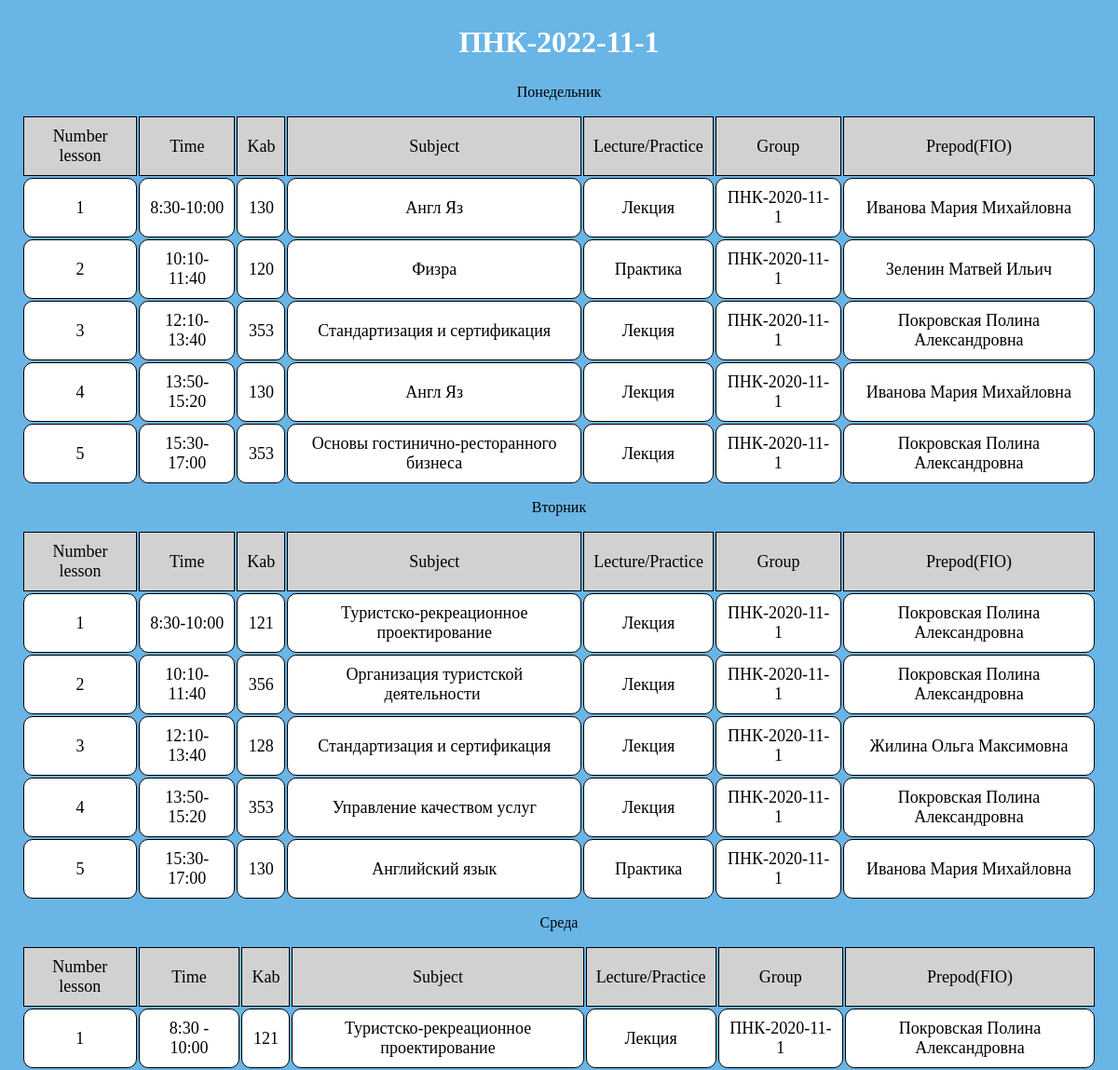
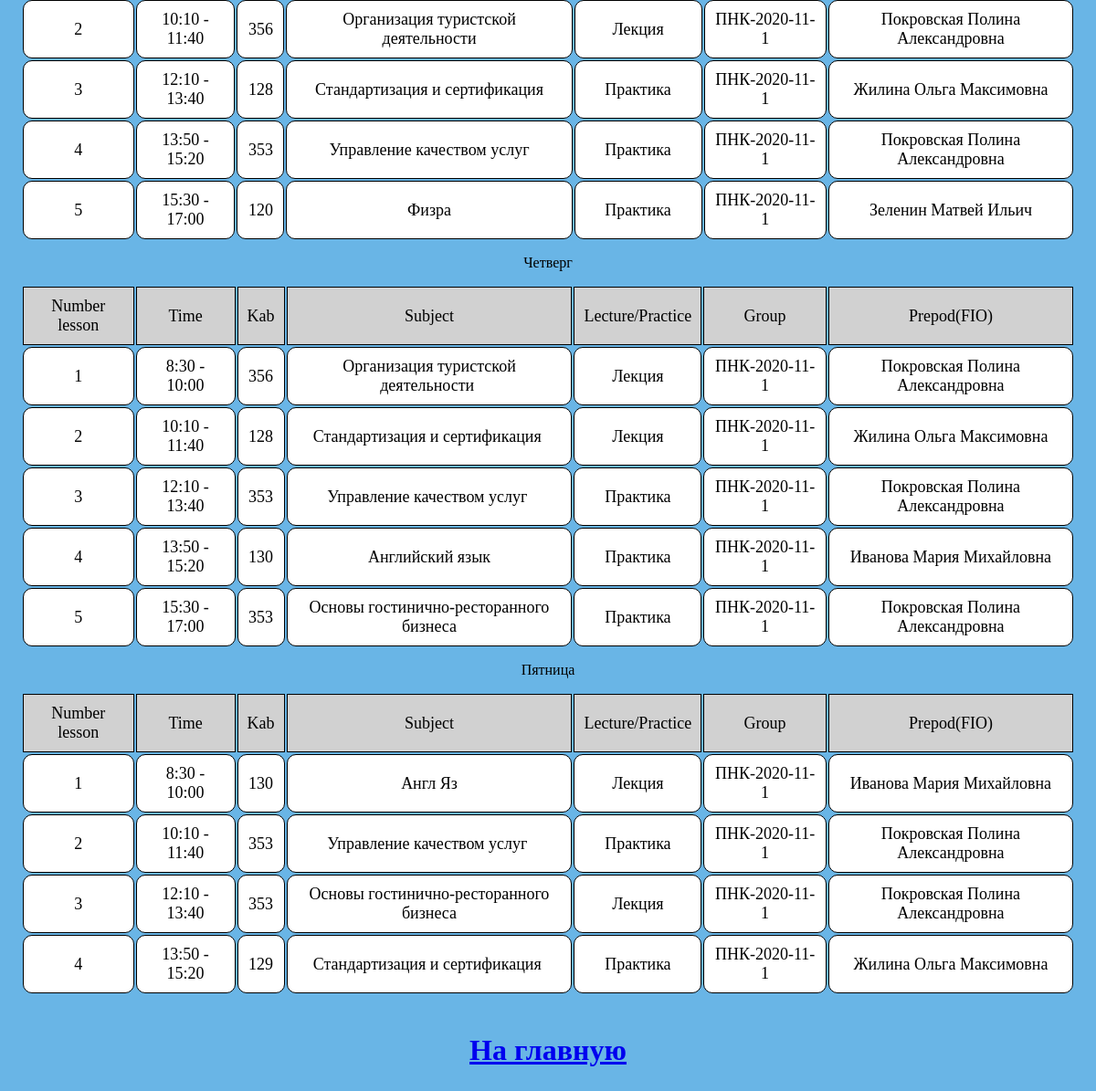
Page /pnk_2020_11_1.php on the committed database (2 pictures, top to bottom).
### tables this page shows
CREATE TABLE `class_pnk_2020_11_1` (
  `Number lesson` int(11) NOT NULL,
  `Day of week` varchar(120) NOT NULL,
  `Time` varchar(50) NOT NULL,
  `Kab` varchar(20) NOT NULL,
  `Subject` varchar(100) NOT NULL,
  `Lecture/Practice` varchar(20) NOT NULL,
  `Group` varchar(50) NOT NULL,
  `Prepod(FIO)` varchar(120) NOT NULL
);

### pnk_2020_11_1.php (the view, shortened to what this page needs)
<?php
    $db = mysqli_connect("localhost", "root", "", "Raspisanie") or die("Error!");
    $query1 = mysqli_query($db, "SELECT * FROM class_pnk_2020_11_1 WHERE `Day of week` = 'Понедельник'");
	$query2 = mysqli_query($db, "SELECT * FROM class_pnk_2020_11_1 WHERE `Day of week` = 'Вторник'");
	$query3 = mysqli_query($db, "SELECT * FROM class_pnk_2020_11_1 WHERE `Day of week` = 'Среда'");
	$query4 = mysqli_query($db, "SELECT * FROM class_pnk_2020_11_1 WHERE `Day of week` = 'Четверг'");
	$query5 = mysqli_query($db, "SELECT * FROM class_pnk_2020_11_1 WHERE `Day of week` = 'Пятница'");
?>
<!DOCTYPE html>
<html lang="en">
<head>
</head>
<body>
    <section>
        <h1>ПНК-2022-11-1</h1>
		<center>
        <caption>Понедельник</caption>
		<center>
		<table>
            <tr>
				<th>Number lesson</th>
				<th>Time</th>
				<th>Kab</th>
				<th>Subject</th>
				<th>Lecture/Practice</th>
				<th>Group</th>
				<th>Prepod(FIO)</th>
            </tr>
            <?php
                while ($data = $query1->fetch_assoc())
                {
                    echo "<tr>";
                    echo "
                    <td>".$data['Number lesson']."</td>
                    <td>".$data['Time']."</td>
                    <td>".$data['Kab']."</td>
                    <td>".$data['Subject']."</td>
                    <td>".$data['Lecture/Practice']."</td>
                    <td>".$data['Group']."</td>
                    <td>".$data['Prepod(FIO)']."</td>
                    ";
                    echo "</tr>";
                }
            ?>
        </table>
		<center>
        <caption>Вторник</caption>
		<center>
		<table>
            <tr>
				<th>Number lesson</th>
				<th>Time</th>
				<th>Kab</th>
				<th>Subject</th>
				<th>Lecture/Practice</th>
				<th>Group</th>
				<th>Prepod(FIO)</th>
            </tr>
            <?php
                while ($data = $query2->fetch_assoc())
                {
                    echo "<tr>";
                    echo "
                    <td>".$data['Number lesson']."</td>
                    <td>".$data['Time']."</td>
                    <td>".$data['Kab']."</td>
                    <td>".$data['Subject']."</td>
                    <td>".$data['Lecture/Practice']."</td>
                    <td>".$data['Group']."</td>
                    <td>".$data['Prepod(FIO)']."</td>
                    ";
                    echo "</tr>";
                }
            ?>
        </table>
		<center>
        <caption>Среда</caption>
		<center>
		<table>
            <tr>
				<th>Number lesson</th>
				<th>Time</th>
				<th>Kab</th>
				<th>Subject</th>
				<th>Lecture/Practice</th>
				<th>Group</th>
				<th>Prepod(FIO)</th>
            </tr>
            <?php
                while ($data = $query3->fetch_assoc())
                {
                    echo "<tr>";
                    echo "
                    <td>".$data['Number lesson']."</td>
                    <td>".$data['Time']."</td>
                    <td>".$data['Kab']."</td>
                    <td>".$data['Subject']."</td>
                    <td>".$data['Lecture/Practice']."</td>
                    <td>".$data['Group']."</td>
                    <td>".$data['Prepod(FIO)']."</td>
                    ";
                    echo "</tr>";
                }
            ?>
        </table>
		<center>
        <caption>Четверг</caption>
		<center>
		<table>
            <tr>
				<th>Number lesson</th>
				<th>Time</th>
				<th>Kab</th>
				<th>Subject</th>
				<th>Lecture/Practice</th>
				<th>Group</th>
				<th>Prepod(FIO)</th>
            </tr>
            <?php
                while ($data = $query4->fetch_assoc())
                {
                    echo "<tr>";
                    echo "
                    <td>".$data['Number lesson']."</td>
                    <td>".$data['Time']."</td>
                    <td>".$data['Kab']."</td>
                    <td>".$data['Subject']."</td>
                    <td>".$data['Lecture/Practice']."</td>
                    <td>".$data['Group']."</td>
                    <td>".$data['Prepod(FIO)']."</td>
                    ";
                    echo "</tr>";
                }
            ?>
        </table>
		<center>
        <caption>Пятница</caption>
		<center>
		<table>
            <tr>
				<th>Number lesson</th>
				<th>Time</th>
				<th>Kab</th>
				<th>Subject</th>
				<th>Lecture/Practice</th>
				<th>Group</th>
				<th>Prepod(FIO)</th>
            </tr>
            <?php
                while ($data = $query5->fetch_assoc())
                {
                    echo "<tr>";
                    echo "
                    <td>".$data['Number lesson']."</td>
                    <td>".$data['Time']."</td>
                    <td>".$data['Kab']."</td>
                    <td>".$data['Subject']."</td>
                    <td>".$data['Lecture/Practice']."</td>
                    <td>".$data['Group']."</td>
                    <td>".$data['Prepod(FIO)']."</td>
                    ";
                    echo "</tr>";
                }
            ?>
        </table>
        <h1><a href="/">На главную</a></h1>
    </section>
</body>
</html>

### pnk_2020_11_1.php (style rules this page uses)
body { background-color:#69b5e6 }
table { margin: 0 auto; font-size: large; margin: 100px 10; padding: 15px; }
h1 { text-align: center; color: #ffff; font-size: xx-large; font-family: 'Gill Sans', 'Gill Sans MT', ' Calibri', 'Trebuchet MS', 'sans-serif'; }
th { font-weight: bold; border: 1px solid black; padding: 10px; text-align: center; font-weight: lighter; background-color: #d1d1d1; border: 1px solid black; }
td { font-weight: bold; border: 1px solid black; padding: 10px; text-align: center; font-weight: lighter; background-color: #ffff; border-radius: 10px; border: 1px solid black; }

### rows in the picture
class_pnk_2020_11_1: Number lesson "1", Time "8:30-10:00", Kab "130", Subject "Англ Яз", value "Лекция", Group "ПНК-2020-11-1", value "Иванова Мария Михайловна"
class_pnk_2020_11_1: Number lesson "2", Time "10:10-11:40", Kab "120", Subject "Физра", value "Практика", Group "ПНК-2020-11-1", value "Зеленин Матвей Ильич"
class_pnk_2020_11_1: Number lesson "3", Time "12:10-13:40", Kab "353", Subject "Стандартизация и сертификация", value "Лекция", Group "ПНК-2020-11-1", value "Покровская Полина Александровна"
class_pnk_2020_11_1: Number lesson "4", Time "13:50-15:20", Kab "130", Subject "Англ Яз", value "Лекция", Group "ПНК-2020-11-1", value "Иванова Мария Михайловна"
class_pnk_2020_11_1: Number lesson "5", Time "15:30-17:00", Kab "353", Subject "Основы гостинично-ресторанного бизнеса", value "Лекция", Group "ПНК-2020-11-1", value "Покровская Полина Александровна"
class_pnk_2020_11_1: Number lesson "1", Time "8:30-10:00", Kab "121", Subject "Туристско-рекреационное проектирование", value "Лекция", Group "ПНК-2020-11-1", value "Покровская Полина Александровна"
class_pnk_2020_11_1: Number lesson "2", Time "10:10-11:40", Kab "356", Subject "Организация туристской деятельности", value "Лекция", Group "ПНК-2020-11-1", value "Покровская Полина Александровна"
class_pnk_2020_11_1: Number lesson "3", Time "12:10-13:40", Kab "128", Subject "Стандартизация и сертификация", value "Лекция", Group "ПНК-2020-11-1", value "Жилина Ольга Максимовна"
class_pnk_2020_11_1: Number lesson "4", Time "13:50-15:20", Kab "353", Subject "Управление качеством услуг", value "Лекция", Group "ПНК-2020-11-1", value "Покровская Полина Александровна"
class_pnk_2020_11_1: Number lesson "5", Time "15:30-17:00", Kab "130", Subject "Английский язык", value "Практика", Group "ПНК-2020-11-1", value "Иванова Мария Михайловна"
class_pnk_2020_11_1: Number lesson "1", Time "8:30 - 10:00", Kab "121", Subject "Туристско-рекреационное проектирование", value "Лекция", Group "ПНК-2020-11-1", value "Покровская Полина Александровна"
class_pnk_2020_11_1: Number lesson "2", Time "10:10 - 11:40", Kab "356", Subject "Организация туристской деятельности", value "Лекция", Group "ПНК-2020-11-1", value "Покровская Полина Александровна"
class_pnk_2020_11_1: Number lesson "3", Time "12:10 - 13:40", Kab "128", Subject "Стандартизация и сертификация", value "Практика", Group "ПНК-2020-11-1", value "Жилина Ольга Максимовна"
class_pnk_2020_11_1: Number lesson "4", Time "13:50 - 15:20", Kab "353", Subject "Управление качеством услуг", value "Практика", Group "ПНК-2020-11-1", value "Покровская Полина Александровна"
class_pnk_2020_11_1: Number lesson "5", Time "15:30 - 17:00", Kab "120", Subject "Физра", value "Практика", Group "ПНК-2020-11-1", value "Зеленин Матвей Ильич"
class_pnk_2020_11_1: Number lesson "1", Time "8:30 - 10:00", Kab "356", Subject "Организация туристской деятельности", value "Лекция", Group "ПНК-2020-11-1", value "Покровская Полина Александровна"
class_pnk_2020_11_1: Number lesson "2", Time "10:10 - 11:40", Kab "128", Subject "Стандартизация и сертификация", value "Лекция", Group "ПНК-2020-11-1", value "Жилина Ольга Максимовна"
class_pnk_2020_11_1: Number lesson "3", Time "12:10 - 13:40", Kab "353", Subject "Управление качеством услуг", value "Практика", Group "ПНК-2020-11-1", value "Покровская Полина Александровна"
class_pnk_2020_11_1: Number lesson "4", Time "13:50 - 15:20", Kab "130", Subject "Английский язык", value "Практика", Group "ПНК-2020-11-1", value "Иванова Мария Михайловна"
class_pnk_2020_11_1: Number lesson "5", Time "15:30 - 17:00", Kab "353", Subject "Основы гостинично-ресторанного бизнеса", value "Практика", Group "ПНК-2020-11-1", value "Покровская Полина Александровна"
class_pnk_2020_11_1: Number lesson "1", Time "8:30 - 10:00", Kab "130", Subject "Англ Яз", value "Лекция", Group "ПНК-2020-11-1", value "Иванова Мария Михайловна"
class_pnk_2020_11_1: Number lesson "2", Time "10:10 - 11:40", Kab "353", Subject "Управление качеством услуг", value "Практика", Group "ПНК-2020-11-1", value "Покровская Полина Александровна"
class_pnk_2020_11_1: Number lesson "3", Time "12:10 - 13:40", Kab "353", Subject "Основы гостинично-ресторанного бизнеса", value "Лекция", Group "ПНК-2020-11-1", value "Покровская Полина Александровна"
class_pnk_2020_11_1: Number lesson "4", Time "13:50 - 15:20", Kab "129", Subject "Стандартизация и сертификация", value "Практика", Group "ПНК-2020-11-1", value "Жилина Ольга Максимовна"
